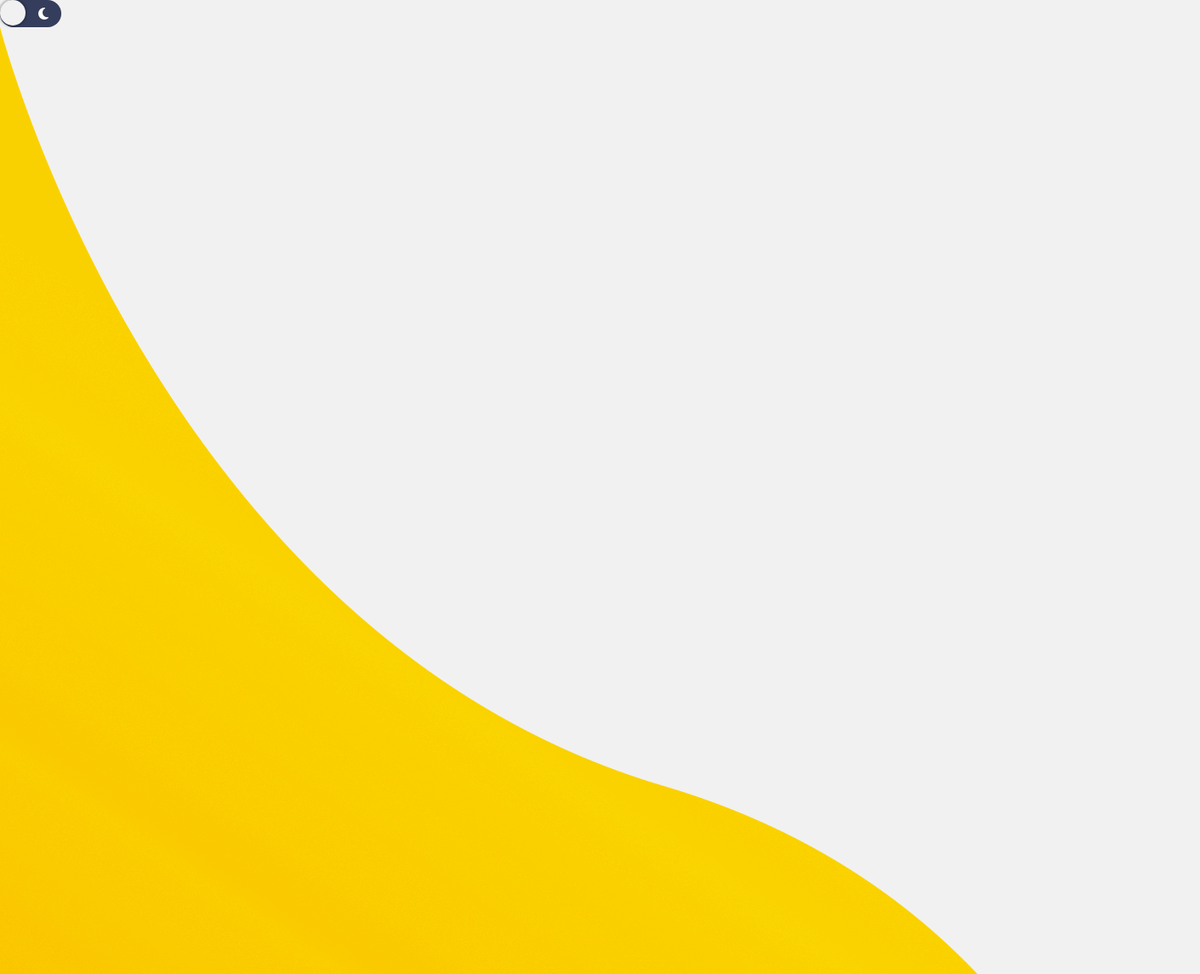
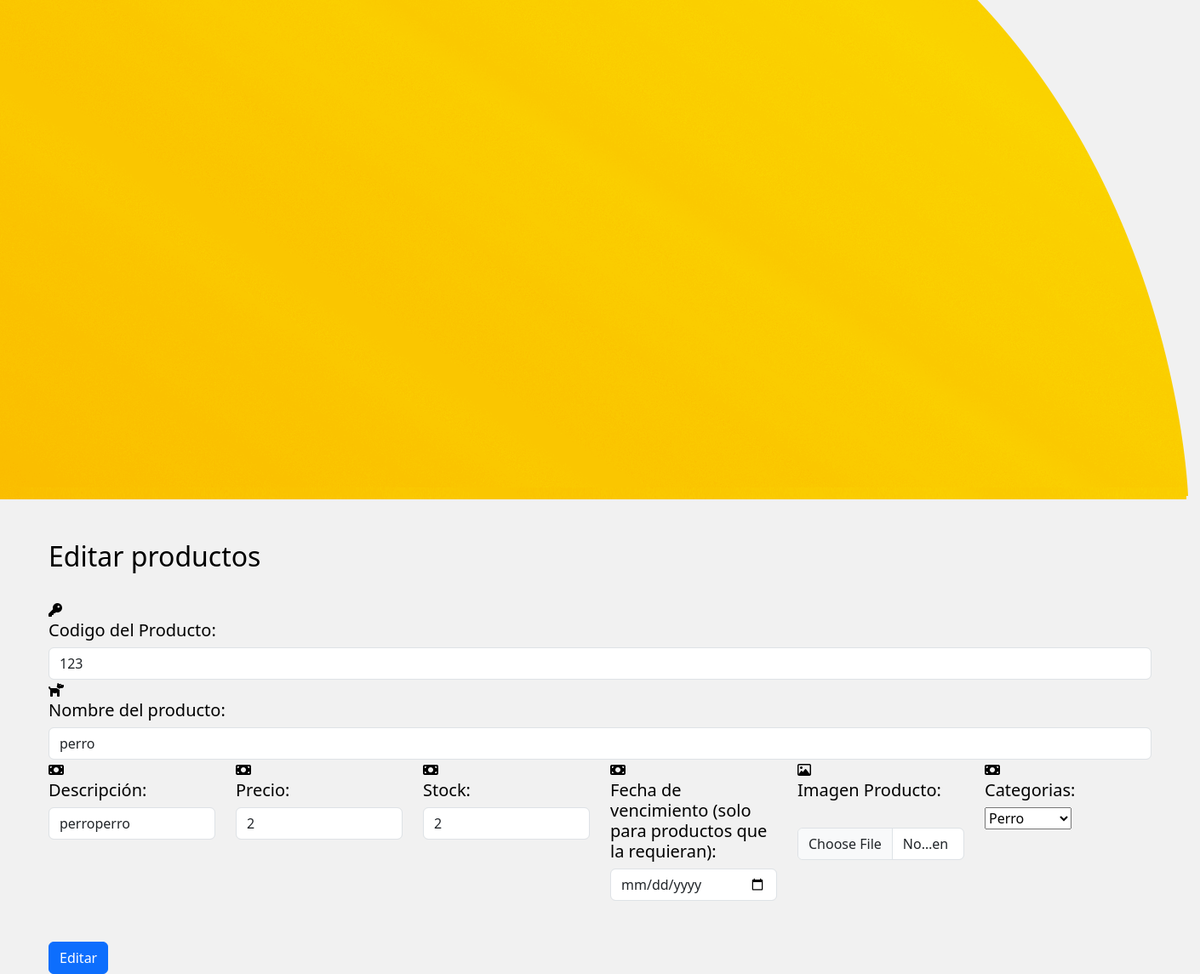
/editarProducto/123, run on the app's committed database (2 pictures, top to bottom).
### app/kuma/models.py (models this page shows, shortened)
class Producto(models.Model):
    sku = models.IntegerField(primary_key=True)
    nombre = models.CharField(max_length=100, null=False)
    descripcion = models.CharField(max_length=150, null=False)
    stock = models.IntegerField(null=False)
    precio = models.IntegerField(null=False)
    fecha_ingreso = models.DateField(auto_now_add=True, null=False)
    fecha_vencimiento = models.DateField(null=True, blank=True)
    categoria_id = models.ForeignKey(Categoria, on_delete=models.CASCADE)
    imagen_url = models.ImageField(upload_to="ImagenesProductos")

### app/kuma/views.py (the view)
# urls.py: path('editarProducto/<sku>', views.cargarEditarProductos),
def cargarEditarProductos(request, sku):
    productos= Producto.objects.get(sku = sku)
    categorias = Categoria.objects.all()
    cateId = productos.categoria_id
    productoCategoria = Categoria.objects.get(categoria_id = cateId.categoria_id).categoria_id
    return render(request, "editar_producto.html", {"prod": productos, "cate": categorias, "categoriaID": productoCategoria})

### app/kuma/templates/editar_producto.html (shortened to what this page needs)
<!DOCTYPE html>
<html lang="en">
<head>
    {% load static %}
    <link href="https://cdn.jsdelivr.net/npm/bootstrap@5.3.0-alpha2/dist/css/bootstrap.min.css" rel="stylesheet">
    <link rel="stylesheet" href="{% static 'CSS/style.css'%}">
</head>
<body>
    <button class="switch" id="switch">
		<span>
		  <i class="fas fa-sun"></i>
		</span>
		<span>
		  <i class="fas fa-moon"></i>
		</span>
	  </button>
    <img class="wave" src="img/wave.png">
    <div class="container mt-5">
        <div class="register-content">
            <form action="/editarProductoForm" id="formularioProducto" enctype="multipart/form-data"> {% csrf_token %}
                <h2>Editar productos</h2>
                <br>
                <div class="row">
                    <div class="col">
                        <div class="input-div one">
                            <div class="i">
                                <i class="fa fa-key"></i>
                            </div>
                            <div class="div">
                                <h5>Codigo del Producto:</h5>
                                <input readonly value="{{prod.sku}}" name="id" id="txtId" class="form-control input"  type="text">
                            </div>
                        </div>
                    </div>
                    <div class="col-m5">
                        <div class="input-div one">
                            <div class="i">
                                <i class="fa fa-dog"></i>
                            </div>
                            <div class="div">
                                <h5>Nombre del producto:</h5>
                                <input value="{{prod.nombre}}" name="producto" id="txtProducto" class="form-control input"  type="text">
                            </div>
                        </div>
                    </div>
                    <div class="col">
                        <div class="input-div one">
                            <div class="i">
                                <i class="fa fa-money-bill"></i>
                            </div>
                            <div class="div">
                                <h5>Descripción:</h5>
                                <input value="{{prod.descripcion}}" name="descripcion" id="txtDescripción" class="form-control input"  type="text">
                            </div>
                        </div>
                    </div>
                    <div class="col">
                        <div class="input-div one">
                            <div class="i">
                                <i class="fa fa-money-bill"></i>
                            </div>
                            <div class="div">
                                <h5>Precio:</h5>
                                <input value="{{prod.precio}}" name="precio" id="txtPrecio" class="form-control input"  type="text">
                            </div>
                        </div>
                    </div>
                    <div class="col">
                        <div class="input-div one">
                            <div class="i">
                                <i class="fa fa-money-bill"></i>
                            </div>
                            <div class="div">
                                <h5>Stock:</h5>
                                <input value="{{prod.stock}}"name="stock" id="txtStock" class="form-control input"  type="text">
                            </div>
                        </div>
                    </div>
                    <div class="col">
                        <div class="input-div one">
                            <div class="i">
                                <i class="fa fa-money-bill"></i>
                            </div>
                            <div class="div">
                                <h5>Fecha de vencimiento (solo para productos que la requieran):</h5>
                                <input value="{{prod.fecha_vencimiento|date:'Y-m-d '}}" name="vencimiento" id="txtVencimiento" class="form-control input"  type="date">
                            </div>
                        </div>
                    </div>
                    <div class="col">
                        <div class="input-div one">
                            <div class="i">
                                <i class="fa fa-image"></i>
                            </div>
                            <div class="div">
                                <h5>Imagen Producto:</h5>
                                <input name="Imagen" id="txtImage" class="form-control input"  type="file">
                            </div>
                        </div>
                    </div>
                    <div class="col">
                        <div class="input-div one">
                            <div class="i">
                                <i class="fa fa-money-bill"></i>
                            </div>
                            <div class="div">
                                <h5>Categorias:</h5>
                                <select name="cmdCategoria" id="cmbCategoria">
                                    {% for c in cate %}
                                    <option value="{{c.categoria_id}}" {% if categoria_id == c.categoria_id %} selected {% endif %}>{{c.nombre}}</option>
                                    {% endfor %}
                                </select>
                            </div>
                        </div>
                    </div>
                </div>
                <button id="btn-agrega" class="btn btn-primary mt-5">Editar</button>
           </form>
        </div>
    </div>
</body>
</html>

### app/kuma/static/CSS/style.css (style rules this page uses)
.row { justify-content: center; }
body { background: #f1f1f1; -webkit-transition: 0.3s ease all; transition: 0.3s ease all; }
.switch { background: #343D5B; border-radius: 1000px; border: none; position: relative; cursor: pointer; display: flex; outline: none; }
.switch::after { content: ""; display: block; width: 30px; height: 30px; position: absolute; background: #f1f1f1; top: 0; left: 0; right: unset; border-radius: 100px; transition: 0.3 ease all; box-shadow: 0px 0px 2px 2px rgba(0, 0, 0, 0.2); }
.switch span { width: 30px; height: 30px; line-height: 30px; display: block; background: none; color: #fff; }
.container { color: black; }

### data on the page
Producto: id "123", producto "perro", descripcion "perroperro", precio "2", stock "2"

### other printed values
form field cmdCategoria "Perro"
